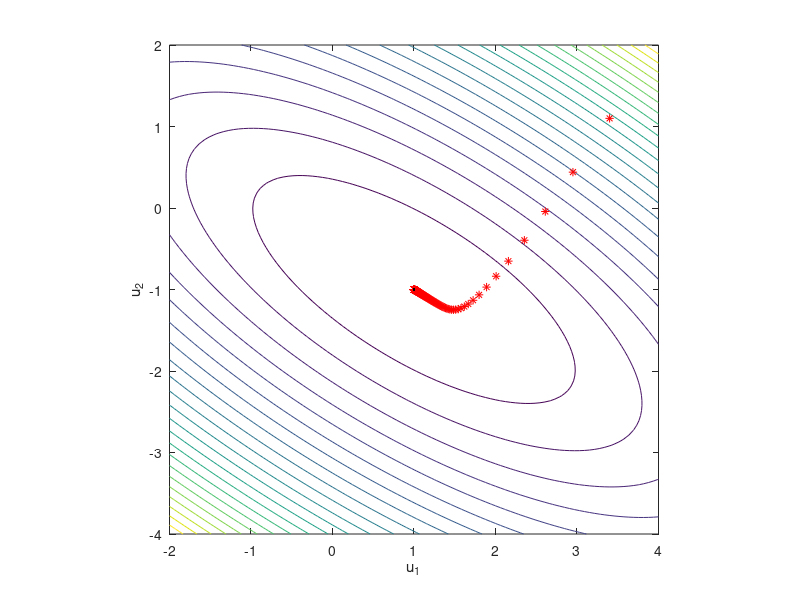

Here is the MATLAB script that generated this plot:
% MAE 6295
%Randy Schur
% Numerical Solution by Steepest Descent, demo.

clear all
close all
u1 = linspace(-2, 4, 100);
u2 = linspace (-4, 2, 100);
for i = 1:100   
    for j= 1:100
        J(i,j) = 1/2*u1(i).^2+u1(i)*u2(j)+u2(j)^2 + u2(j);
    end
end

contour(u1, u2, J', 22)
hold on
xlabel('u_1')
ylabel('u_2')
axis equal

u=[4 2];
eps = 1e-6;
k = 0.1;
Ju=1;

while norm(Ju) > eps
   Ju = [u(1)+u(2) u(1)+2*u(2)+1];
       u = u-k*Ju;
       plot(u(1), u(2), 'r*')
       drawnow
       norm(Ju)
end       
plot(u(1), u(2), 'k')
